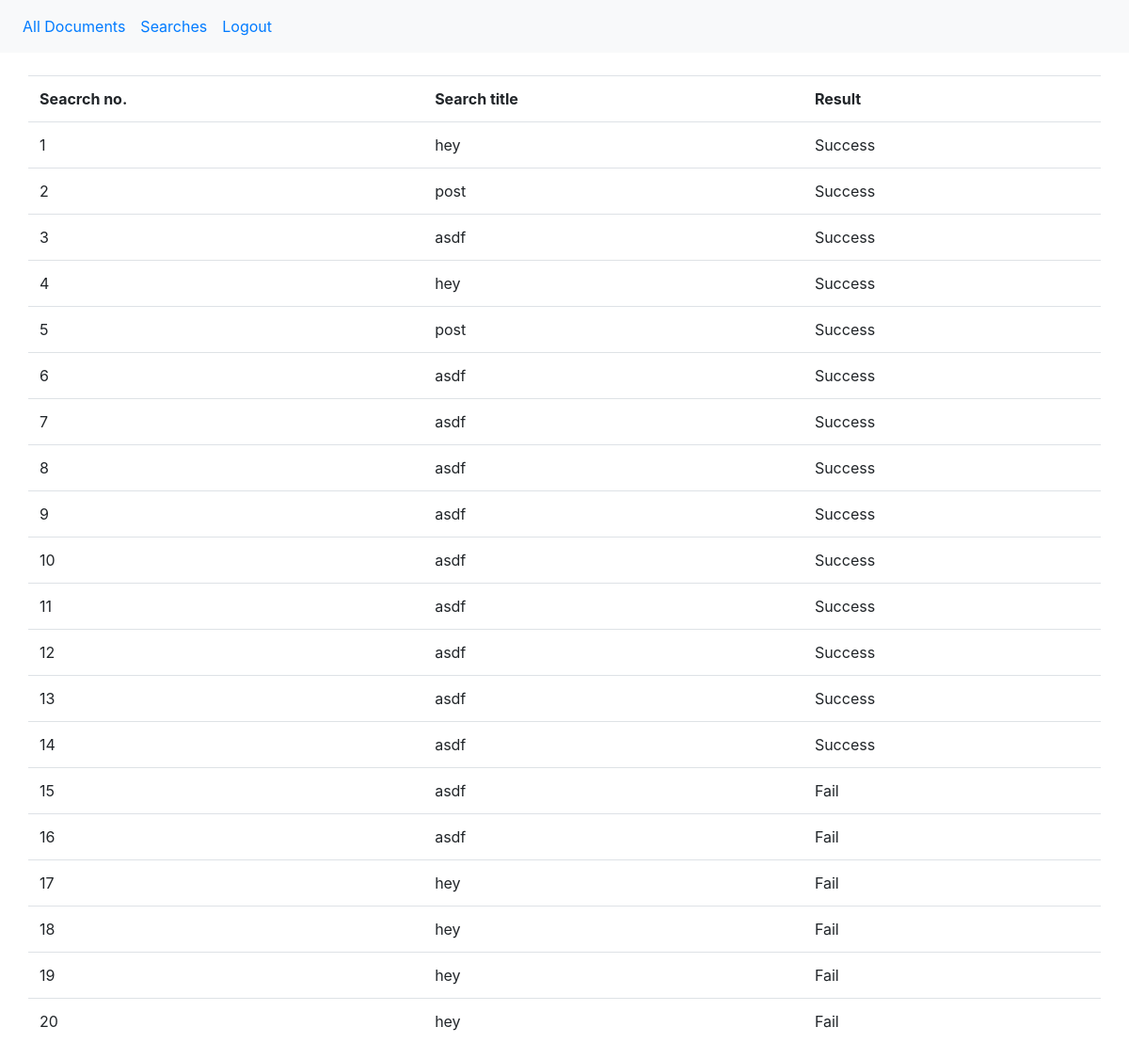
The page /searches.php on the database its author committed.
### tables this page shows
CREATE TABLE `searchlist` (
  `id` int(11) NOT NULL,
  `name` varchar(20) DEFAULT NULL,
  `sdate` datetime DEFAULT NULL,
  `status` int(11) DEFAULT NULL
);

### index1.php (called while the page is built, shortened)
<?php
class connection{
	private $servername = "localhost:3308";
	private $username = "root";
	private $password = "";
	private $dbname = "t123";
	public function __construct(){
		$this->conn = new mysqli($this->servername, $this->username, $this->password,$this->dbname);
	}
}
?>

### searches.php (the view)
<?php
include("headeradmin.php");
$search = $con->conn->query("select * from searchlist order by id desc");
?>
<div class="container">
	<div class="row">
		<?php if($search->num_rows > 0){?>
<table class="table table-border">
	<tr>
		<th>
			Seacrch no.
		</th>
		<th>
			Search title
		</th>
		<th>
			Result
		</th>
	</tr>
			<?php
			$i = 0;
				while ($s = $search->fetch_assoc()) {
					$i++;
			?>
	<tr>
		<td>
			<?=$i?>
		</td>
		<td>
			<?=$s['name']?>
		</td>
		<td>
			<?php
			if($s['status'] == 1)
				echo "Success";
			else
				echo "Fail";
			?>
		</td>
	</tr>
<?php
	}
}
else{	echo "No search history!!!";	}
?>
</table>
</div>
</div>
</body>
</html>

### rows shown on the page
searchlist: name "hey", status "Success"
searchlist: name "post", status "Success"
searchlist: name "asdf", status "Success"
searchlist: name "hey", status "Success"
searchlist: name "post", status "Success"
searchlist: name "asdf", status "Success"
searchlist: name "asdf", status "Success"
searchlist: name "asdf", status "Success"
searchlist: name "asdf", status "Success"
searchlist: name "asdf", status "Success"
searchlist: name "asdf", status "Success"
searchlist: name "asdf", status "Success"
searchlist: name "asdf", status "Success"
searchlist: name "asdf", status "Success"
searchlist: name "asdf", status "Fail"
searchlist: name "asdf", status "Fail"
searchlist: name "hey", status "Fail"
searchlist: name "hey", status "Fail"
searchlist: name "hey", status "Fail"
searchlist: name "hey", status "Fail"
